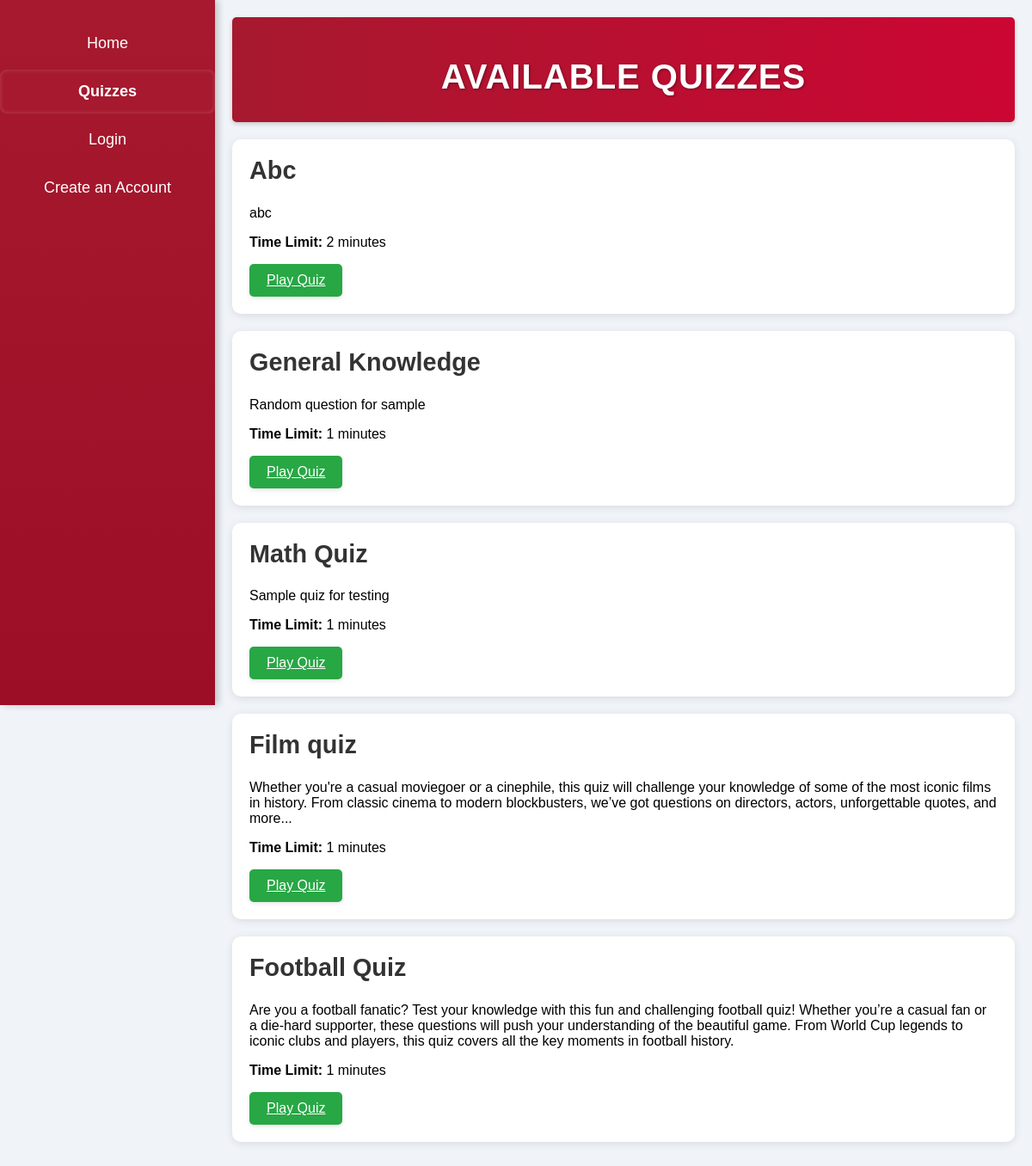
Before: /quizzes with the older database file.
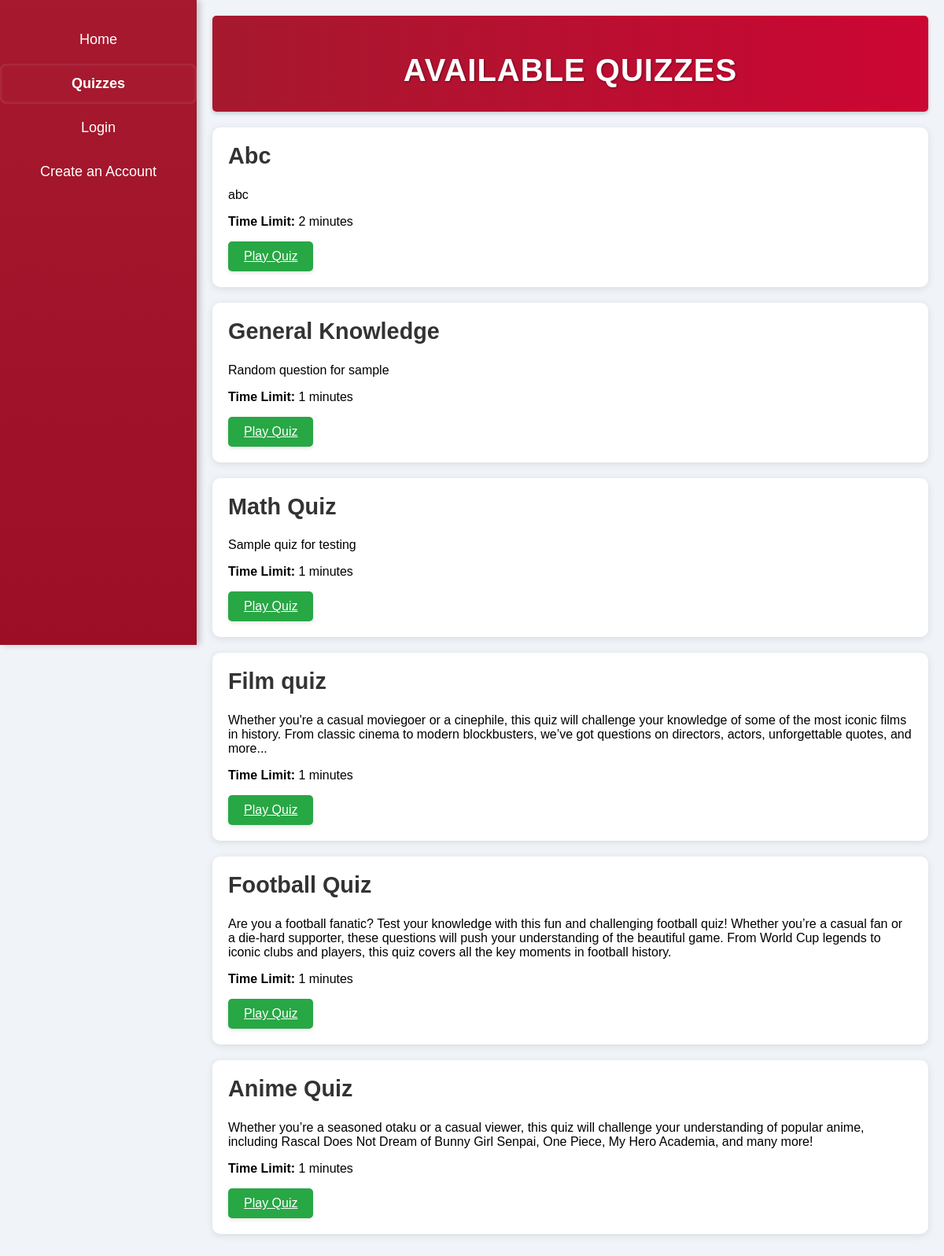
After: the same page with the newer database file.
### create_quiz.py (models this page shows)
class Quiz(db.Model):
    __tablename__ = 'quiz'
    id = db.Column(db.Integer, primary_key=True)
    title = db.Column(db.String(100), nullable=False)
    description = db.Column(db.Text, nullable=False)
    time_limit = db.Column(db.Integer, nullable=False)  # Time limit in minutes
    total_questions = db.Column(db.Integer, nullable=False)

### app.py (the view)
@app.route("/quizzes")
def quizzes():
    quizzes = Quiz.query.all()
    return render_template('quizzes.html', quizzes=quizzes)

### templates/quizzes.html (shortened to what this page needs)
<!DOCTYPE html>
<html lang="en">
<head>
    <link rel="stylesheet" href="{{ url_for('static', filename='main.css') }}">
</head>
<body>
    <div class="sidebar">
        <a href="/" title="">Home</a>
        <a class="active" href="/quizzes" title="">Quizzes</a>
        {% if 'user_id' in session %}
            <a href="/create_quiz" title="">Create a Quiz</a>
            <a href="/logout" title="">Log Out</a>
        {% else %}
            <a href="/login" title="">Login</a>
            <a href="/signup" title="">Create an Account</a>
        {% endif %}
    </div>
<div class="main-content">
    <header>
        <h1>Available Quizzes</h1>
    </header>
    <div class="container">
        <div class="quiz-list">
            {% for quiz in quizzes %}
            <div class="quiz-item">
                <h2 class="quiz-title">{{ quiz.title }}</h2>
                <p class="quiz-description">{{ quiz.description }}</p>
                <p class="quiz-time-limit"><strong>Time Limit:</strong> {{ quiz.time_limit }} minutes</p>
                <a href="{{ url_for('play_quiz', quiz_id=quiz.id) }}" class="btn">Play Quiz</a>
            </div>
            {% endfor %}
        </div>
    </div>
</div>
</body>
</html>

### static/main.css (style rules this page uses)
body { font-family: 'Arial', sans-serif; margin: 0; padding: 0; display: flex; min-height: 100vh; background-color: #f0f4f8; }
.sidebar { height: 100vh; width: 250px; background: linear-gradient(180deg, #A6192E 0%, #9B0E26 100%); padding-top: 20px; position: fixed; box-shadow: 4px 0 8px rgba(0, 0, 0, 0.2); transition: width 0.3s; text-align: center; }
h1 { font-size: 2.5rem; font-weight: bold; text-transform: uppercase; letter-spacing: 1px; margin-bottom: 10px; text-shadow: 1px 1px 3px rgba(0, 0, 0, 0.4); }
.quiz-title { font-size: 1.8rem; font-weight: 600; margin-top: 0; color: #333; }
.sidebar a { padding: 15px 20px; text-decoration: none; font-size: 18px; color: white; display: block; margin: 5px 0; border-radius: 8px; transition: background-color 0.3s, transform 0.2s, box-shadow 0.3s; }
.active { background-color: #A6192E; font-weight: bold; box-shadow: inset 0 0 5px rgba(255, 255, 255, 0.2); }
.main-content { margin-left: 250px; padding: 20px; flex-grow: 1; animation: fadeIn 0.5s; }
header { display: flex; justify-content: center; align-items: center; background: linear-gradient(to right, #A6192E, #CC0633); color: #fff; padding: 20px 0; border-radius: 5px; margin-bottom: 20px; box-shadow: 0 2px 5px rgba(0, 0, 0, 0.2); width: 100%; }
.quiz-item { background-color: #fff; padding: 20px; border-radius: 10px; box-shadow: 0 2px 10px rgba(0, 0, 0, 0.1); margin-bottom: 20px; transition: transform 0.3s, box-shadow 0.3s; }
.btn { display: inline-block; background-color: #28A745; color: white; padding: 10px 20px; border: none; border-radius: 5px; font-size: 16px; text-align: center; transition: background-color 0.3s, transform 0.2s; box-shadow: 0 2px 5px rgba(0, 0, 0, 0.1); }

Changed rows visible on the page:
added Quiz: title "Anime Quiz", description "Whether you’re a seasoned otaku or a casual viewer, this quiz will challenge your understanding of popular anime, including Rascal Does Not Dream of Bunny Girl Senpai, One Piece, My Hero Academia, and many more!", time_limit "1"
